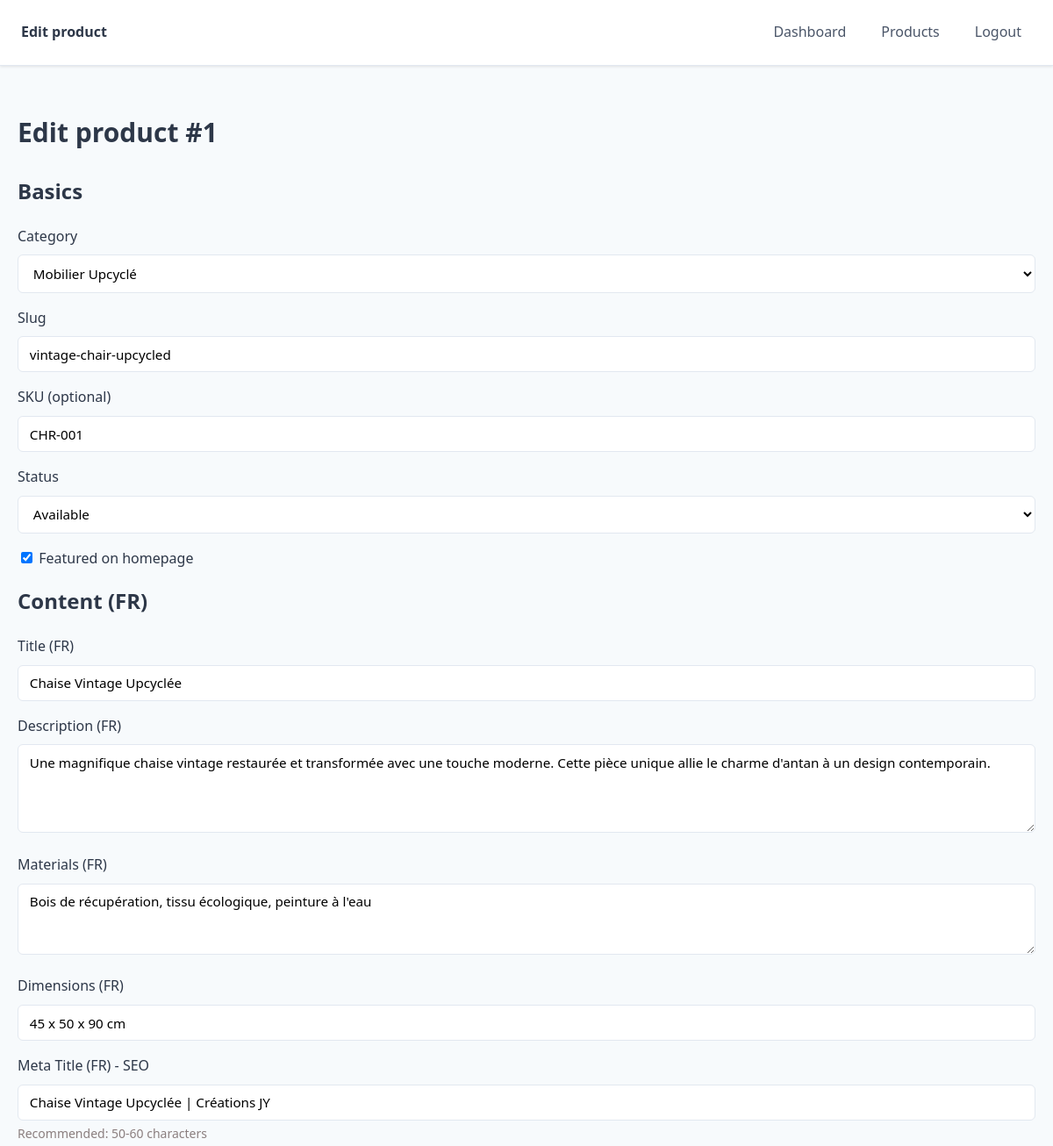
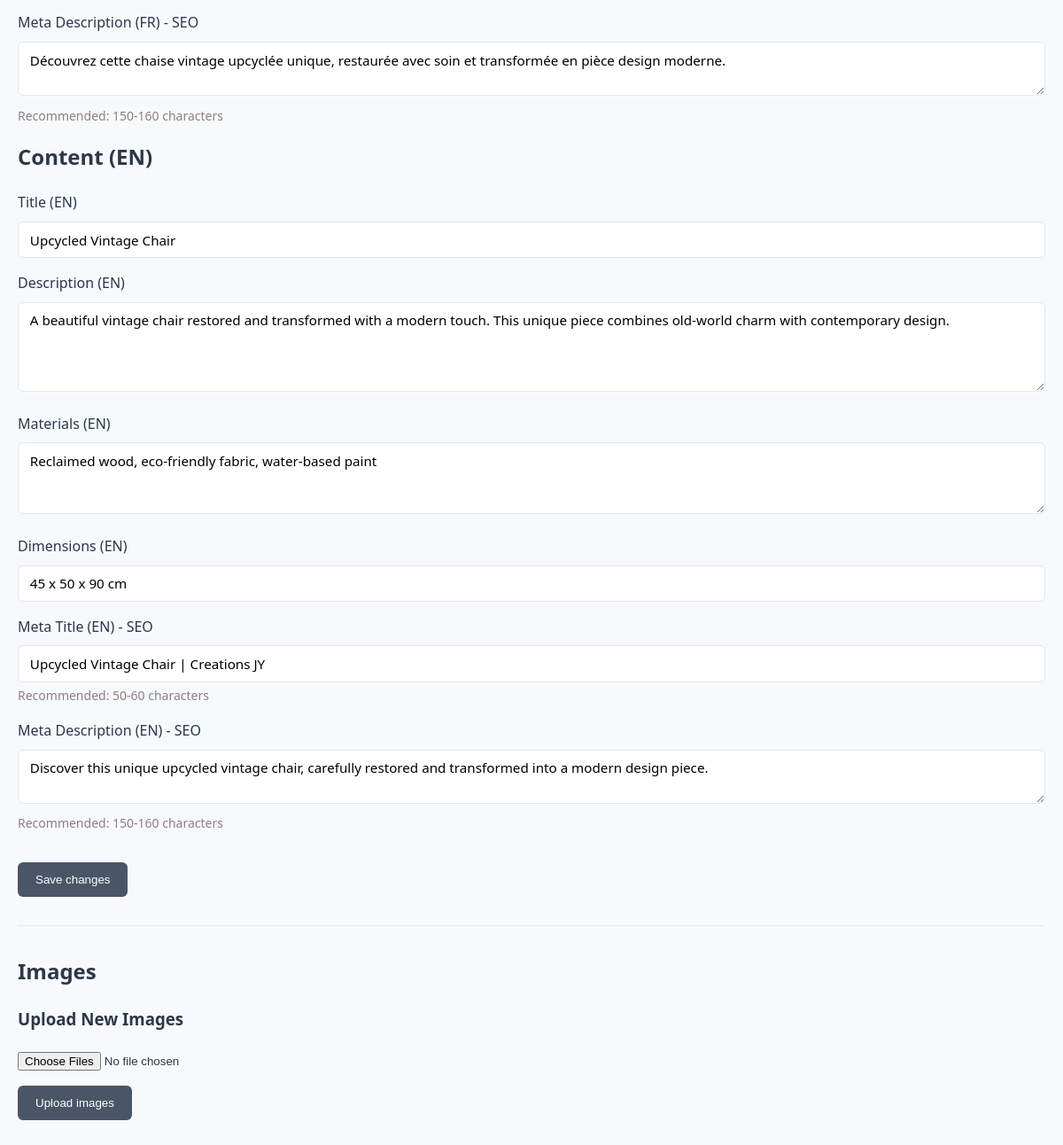
Screenshot of /admin/products/edit.php?id=1 (signed in) with the database file from the repository (2 pictures, top to bottom).
### tables this page shows
CREATE TABLE IF NOT EXISTS products (
    id INT PRIMARY KEY AUTO_INCREMENT,
    category_id INT NOT NULL,
    slug VARCHAR(150) NOT NULL,
    sku VARCHAR(50) UNIQUE,
    status ENUM('available', 'sold', 'reserved') DEFAULT 'available',
    featured BOOLEAN DEFAULT FALSE,
    view_count INT DEFAULT 0,
    created_at TIMESTAMP DEFAULT CURRENT_TIMESTAMP,
    updated_at TIMESTAMP DEFAULT CURRENT_TIMESTAMP ON UPDATE CURRENT_TIMESTAMP,
    FOREIGN KEY (category_id) REFERENCES categories(id) ON DELETE RESTRICT,
    INDEX idx_status (status),
    INDEX idx_featured (featured),
    INDEX idx_category (category_id)
);

CREATE TABLE IF NOT EXISTS category_translations (
    id INT PRIMARY KEY AUTO_INCREMENT,
    category_id INT NOT NULL,
    language_code VARCHAR(2) NOT NULL,
    name VARCHAR(100) NOT NULL,
    description TEXT,
    FOREIGN KEY (category_id) REFERENCES categories(id) ON DELETE CASCADE,
    FOREIGN KEY (language_code) REFERENCES languages(code),
    UNIQUE KEY unique_translation (category_id, language_code)
);

CREATE TABLE IF NOT EXISTS product_translations (
    id INT PRIMARY KEY AUTO_INCREMENT,
    product_id INT NOT NULL,
    language_code VARCHAR(2) NOT NULL,
    title VARCHAR(200) NOT NULL,
    description TEXT,
    materials TEXT,  
    dimensions VARCHAR(100),  
    meta_title VARCHAR(70),
    meta_description VARCHAR(160),
    FOREIGN KEY (product_id) REFERENCES products(id) ON DELETE CASCADE,
    FOREIGN KEY (language_code) REFERENCES languages(code),
    UNIQUE KEY unique_translation (product_id, language_code),
    FULLTEXT KEY fulltext_search (title, description)
);

### includes/functions.php (called while the page is built, shortened)
<?php
function e(string $value): string
{
    return htmlspecialchars($value, ENT_QUOTES, 'UTF-8');
}

### admin/products/edit.php (the view, shortened to what this page needs)
<?php
require_once __DIR__ . '/../../includes/functions.php';
global $pdo;
$id = isset($_GET['id']) ? (int) $_GET['id'] : 0;
$stmt = $pdo->prepare('SELECT * FROM products WHERE id = :id LIMIT 1');
$stmt->execute(['id' => $id]);
$product = $stmt->fetch();
$tStmt = $pdo->prepare('SELECT * FROM product_translations WHERE product_id = :id');
$tStmt->execute(['id' => $id]);
$translations = [];
foreach ($tStmt as $row) {
    $translations[$row['language_code']] = $row;
}
$categories = $pdo->query("
    SELECT c.id, ct.name
    FROM categories c
    LEFT JOIN category_translations ct
      ON c.id = ct.category_id AND ct.language_code = 'fr'
    ORDER BY ct.name ASC
")->fetchAll();
$trFr = $translations['fr'] ?? ['title' => '', 'description' => '', 'materials' => '', 'dimensions' => ''];
$trEn = $translations['en'] ?? ['title' => '', 'description' => '', 'materials' => '', 'dimensions' => ''];
?>
<!DOCTYPE html>
<html lang="en">
<head>
    <link rel="stylesheet" href="/assets/css/admin.css">
</head>
<body>
    <header class="site-header">
        <div class="site-header-inner container">
            <strong>Edit product</strong>
            <nav class="site-nav">
                <a href="/admin/index.php">Dashboard</a>
                <a href="/admin/products/index.php">Products</a>
                <a href="/admin/logout.php">Logout</a>
            </nav>
        </div>
    </header>
    <main>
        <section class="section">
            <div class="container">
                <h1 class="section-title">Edit product #<?php echo (int) $product['id']; ?></h1>
                <form method="post">
                    <h2>Basics</h2>
                    <div style="margin-bottom: 1rem;">
                        <label for="category_id">Category</label>
                        <select id="category_id" name="category_id" class="select" required>
                            <?php foreach ($categories as $cat): ?>
                                <option value="<?php echo (int) $cat['id']; ?>" <?php echo $product['category_id'] == $cat['id'] ? 'selected' : ''; ?>>
                                    <?php echo e($cat['name']); ?>
                                </option>
                            <?php endforeach; ?>
                        </select>
                    </div>
                    <div style="margin-bottom: 1rem;">
                        <label for="slug">Slug</label>
                        <input id="slug" name="slug" type="text" class="input" value="<?php echo e($product['slug']); ?>">
                    </div>
                    <div style="margin-bottom: 1rem;">
                        <label for="sku">SKU (optional)</label>
                        <input id="sku" name="sku" type="text" class="input" value="<?php echo e($product['sku']); ?>">
                    </div>
                    <div style="margin-bottom: 1rem;">
                        <label for="status">Status</label>
                        <select id="status" name="status" class="select">
                            <option value="available" <?php echo $product['status'] === 'available' ? 'selected' : ''; ?>>Available</option>
                        </select>
                    </div>
                    <div style="margin-bottom: 1rem;">
                        <label>
                            <input type="checkbox" name="featured" value="1" <?php echo $product['featured'] ? 'checked' : ''; ?>>
                            Featured on homepage
                        </label>
                    </div>
                    <h2>Content (FR)</h2>
                    <div style="margin-bottom: 1rem;">
                        <label for="title_fr">Title (FR)</label>
                        <input id="title_fr" name="title_fr" type="text" class="input" required value="<?php echo e($trFr['title'] ?? ''); ?>">
                    </div>
                    <div style="margin-bottom: 1rem;">
                        <label for="description_fr">Description (FR)</label>
                        <textarea id="description_fr" name="description_fr" rows="4" class="textarea"><?php echo e($trFr['description'] ?? ''); ?></textarea>
                    </div>
                    <div style="margin-bottom: 1rem;">
                        <label for="materials_fr">Materials (FR)</label>
                        <textarea id="materials_fr" name="materials_fr" rows="3" class="textarea"><?php echo e($trFr['materials'] ?? ''); ?></textarea>
                    </div>
                    <div style="margin-bottom: 1rem;">
                        <label for="dimensions_fr">Dimensions (FR)</label>
                        <input id="dimensions_fr" name="dimensions_fr" type="text" class="input" value="<?php echo e($trFr['dimensions'] ?? ''); ?>">
                    </div>
                    <div style="margin-bottom: 1rem;">
                        <label for="meta_title_fr">Meta Title (FR) - SEO</label>
                        <input id="meta_title_fr" name="meta_title_fr" type="text" class="input" maxlength="70" value="<?php echo e($trFr['meta_title'] ?? ''); ?>">
                        <small style="display: block; margin-top: 0.25rem; color: #8B7F7F;">Recommended: 50-60 characters</small>
                    </div>
                    <div style="margin-bottom: 1rem;">
                        <label for="meta_description_fr">Meta Description (FR) - SEO</label>
                        <textarea id="meta_description_fr" name="meta_description_fr" rows="2" class="textarea" maxlength="160"><?php echo e($trFr['meta_description'] ?? ''); ?></textarea>
                        <small style="display: block; margin-top: 0.25rem; color: #8B7F7F;">Recommended: 150-160 characters</small>
                    </div>
                    <h2>Content (EN)</h2>
                    <div style="margin-bottom: 1rem;">
                        <label for="title_en">Title (EN)</label>
                        <input id="title_en" name="title_en" type="text" class="input" required value="<?php echo e($trEn['title'] ?? ''); ?>">
                    </div>
                    <div style="margin-bottom: 1rem;">
                        <label for="description_en">Description (EN)</label>
                        <textarea id="description_en" name="description_en" rows="4" class="textarea"><?php echo e($trEn['description'] ?? ''); ?></textarea>
                    </div>
                    <div style="margin-bottom: 1rem;">
                        <label for="materials_en">Materials (EN)</label>
                        <textarea id="materials_en" name="materials_en" rows="3" class="textarea"><?php echo e($trEn['materials'] ?? ''); ?></textarea>
                    </div>
                    <div style="margin-bottom: 1rem;">
                        <label for="dimensions_en">Dimensions (EN)</label>
                        <input id="dimensions_en" name="dimensions_en" type="text" class="input" value="<?php echo e($trEn['dimensions'] ?? ''); ?>">
                    </div>
                    <div style="margin-bottom: 1rem;">
                        <label for="meta_title_en">Meta Title (EN) - SEO</label>
                        <input id="meta_title_en" name="meta_title_en" type="text" class="input" maxlength="70" value="<?php echo e($trEn['meta_title'] ?? ''); ?>">
                        <small style="display: block; margin-top: 0.25rem; color: #8B7F7F;">Recommended: 50-60 characters</small>
                    </div>
                    <div style="margin-bottom: 1rem;">
                        <label for="meta_description_en">Meta Description (EN) - SEO</label>
                        <textarea id="meta_description_en" name="meta_description_en" rows="2" class="textarea" maxlength="160"><?php echo e($trEn['meta_description'] ?? ''); ?></textarea>
                        <small style="display: block; margin-top: 0.25rem; color: #8B7F7F;">Recommended: 150-160 characters</small>
                    </div>
                    <button type="submit" class="btn-primary" style="margin-top: 1rem;">
                        Save changes
                    </button>
                </form>
                <hr style="margin: 2rem 0;">
                <h2>Images</h2>
                <h3>Upload New Images</h3>
                <form method="post" action="/admin/products/upload-image.php" enctype="multipart/form-data" style="margin-top: 1rem;">
                    <div style="margin-bottom: 1rem;">
                        <input type="file" name="images[]" multiple accept="image/jpeg,image/png,image/webp">
                    </div>
                    <button type="submit" class="btn-primary">Upload images</button>
                </form>
            </div>
        </section>
    </main>
</body>
</html>

### assets/css/admin.css (style rules this page uses)
:root { --admin-primary: #4A5568; --admin-secondary: #718096; --admin-success: #48BB78; --admin-danger: #F56565; --admin-warning: #ED8936; --admin-bg: #F7FAFC; --admin-border: #E2E8F0; --admin-text: #2D3748; --admin-text-light: #718096; }
*, *::before, *::after { box-sizing: border-box; }
body { margin: 0; font-family: system-ui, -apple-system, BlinkMacSystemFont, 'Segoe UI', sans-serif; color: var(--admin-text); background-color: var(--admin-bg); line-height: 1.6; }
h1, h2, h3, h4, h5, h6 { color: var(--admin-text); margin-top: 0; }
a { color: var(--admin-primary); text-decoration: none; }
.container { width: 100%; max-width: 1200px; margin: 0 auto; padding: 1.25rem; }
.btn-primary { display: inline-flex; align-items: center; justify-content: center; padding: 0.75rem 1.25rem; border-radius: 0.375rem; border: none; background-color: var(--admin-primary); color: #fff; font-weight: 500; cursor: pointer; transition: background-color 0.2s ease; }
.input, .textarea, .select { width: 100%; padding: 0.6rem 0.8rem; border-radius: 0.375rem; border: 1px solid var(--admin-border); background-color: #fff; font-size: 0.95rem; font-family: inherit; }
.site-header { background-color: #fff; border-bottom: 1px solid var(--admin-border); box-shadow: 0 1px 3px rgba(0, 0, 0, 0.1); }
.site-header-inner { display: flex; align-items: center; justify-content: space-between; gap: 1.5rem; padding: 1rem 1.5rem; }
.site-nav { display: flex; gap: 1rem; align-items: center; }
.site-nav a { padding: 0.5rem 0.75rem; border-radius: 0.25rem; transition: background-color 0.2s ease; }
.section { padding: 2rem 0; }
.section-title { font-size: 1.875rem; margin-bottom: 1.5rem; font-weight: 600; }
label { display: block; margin-bottom: 0.5rem; font-weight: 500; color: var(--admin-text); }
small { font-size: 0.875rem; color: var(--admin-text-light); }
hr { border: none; border-top: 1px solid var(--admin-border); margin: 2rem 0; }

### rows the page displays
products: id "1", category_id "Mobilier Upcyclé", slug "vintage-chair-upcycled", sku "CHR-001", status "Available", featured "☑"
product_translations: title_fr "Chaise Vintage Upcyclée", description_fr "Une magnifique chaise vintage restaurée et transformée avec une touche moderne. Cette pièce unique allie le charme d'antan à un design contemporain.", materials_fr "Bois de récupération, tissu écologique, peinture à l'eau", dimensions_fr "45 x 50 x 90 cm", meta_title_fr "Chaise Vintage Upcyclée | Créations JY", meta_description_fr "Découvrez cette chaise vintage upcyclée unique, restaurée avec soin et transformée en pièce design moderne."
product_translations: title_en "Upcycled Vintage Chair", description_en "A beautiful vintage chair restored and transformed with a modern touch. This unique piece combines old-world charm with contemporary design.", materials_en "Reclaimed wood, eco-friendly fabric, water-based paint", dimensions_en "45 x 50 x 90 cm", meta_title_en "Upcycled Vintage Chair | Creations JY", meta_description_en "Discover this unique upcycled vintage chair, carefully restored and transformed into a modern design piece."
